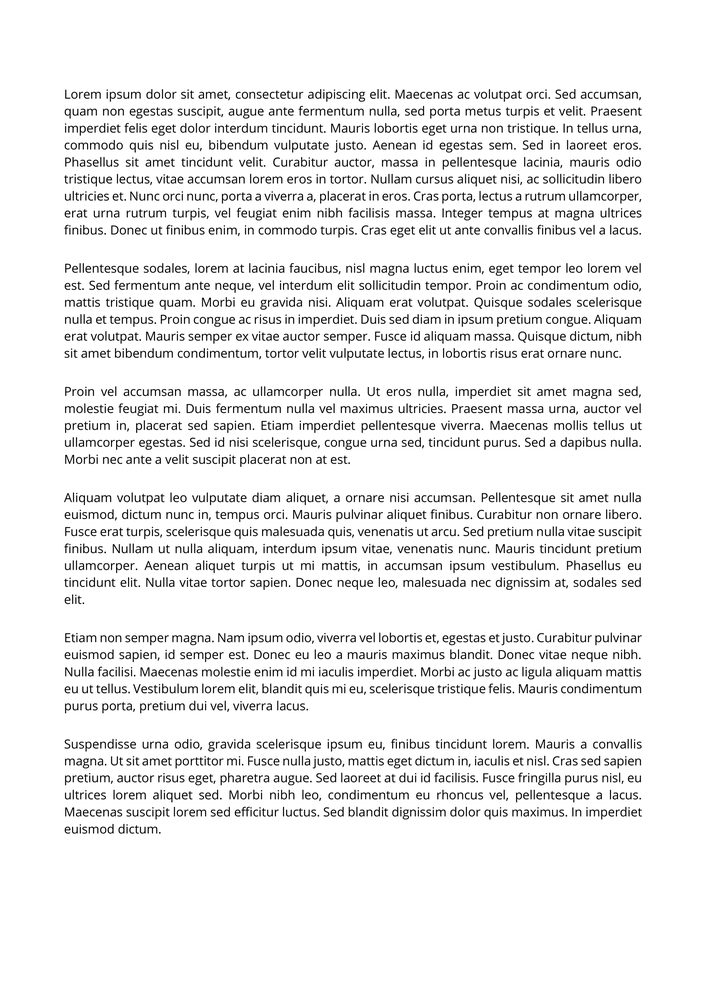
#> input picture extractor/input_images/001.png, 706 x 999 px, shrunk from 1654 x 2339 before the run
$ python partB.py
#> lines starting #> are read from the running program, lines starting #| are printed output that depends on the picture; after the words box and inside, x2 and y2 are one past the last pixel; in counts of white or black regions, pixels touching at a corner belong together
#> further down, original_image is the input picture: shape (999, 706, 3); min 0, max 255, mean 237.8
# -*- coding: utf-8 -*-
"""
Created on Thu Nov  2 15:56:51 2023

@author: keert
"""

import cv2
import numpy as np
import os

def remove_tables(img_path):
    #Read the image
#> called with img_path = 'input_images/001.png'
    img = cv2.imread(img_path)

    #Convert the image to grayscale
    img_path = cv2.cvtColor(img, cv2.COLOR_BGR2GRAY)

    #Threshold the image to create a binary image
    _, imgBin = cv2.threshold(img_path, 200, 255, cv2.THRESH_BINARY)
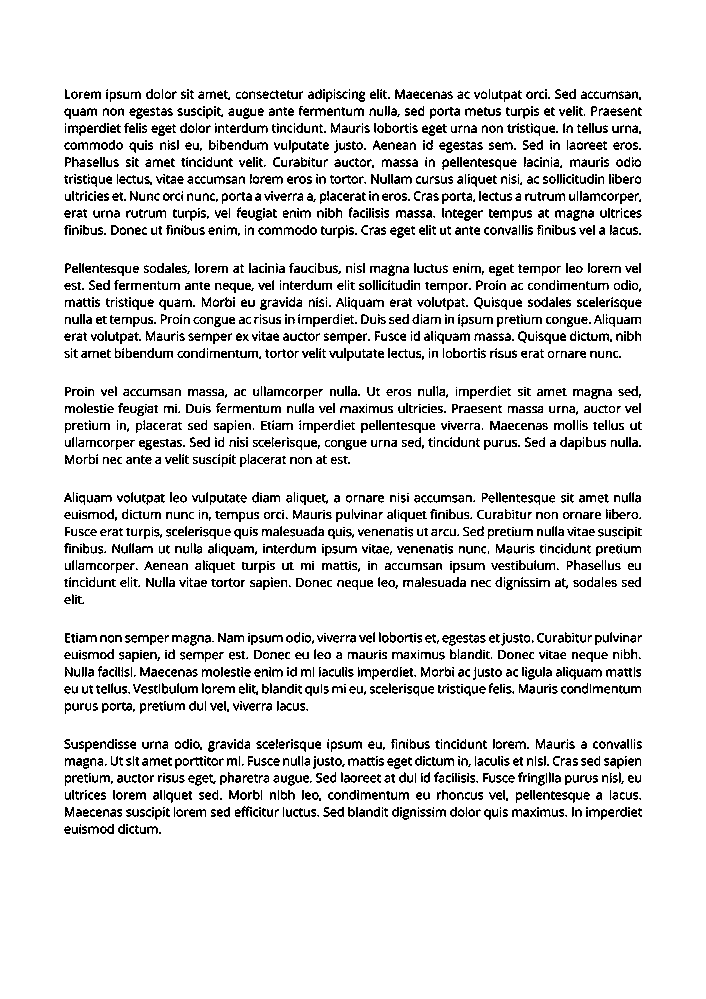
#> imgBin: shape (999, 706); 89.4% white; black in thin lines or dots, all inside (x1, y1, x2, y2) = (64, 89, 642, 834)

    #Invert the binary image
    imgBin[imgBin == 0] = 1
    imgBin[imgBin == 255] = 0

    #Find contours of connected components
    contours, _ = cv2.findContours(imgBin, cv2.RETR_EXTERNAL, cv2.CHAIN_APPROX_SIMPLE)
#> contours = 2990 contours, 2211 with area under 20; largest, box (x1, y1, x2, y2) and area: (457, 210, 477, 221) 86, (390, 227, 410, 238) 86, (551, 791, 575, 803) 83, (129, 108, 149, 119) 83, (323, 807, 344, 817) 76

    #Remove connected components that are likely to be tables
    for contour in contours:
        x, y, w, h = cv2.boundingRect(contour)
        aspect_ratio = w / h

        #Adjust threshold values based on specific case
        if aspect_ratio > 3 and w > 100:
            img[y:y + h, x:x + w] = 255  #Set the region to white
#> this loop made 2990 passes
#> (x, y, w, h, aspect_ratio) on passes 2, 5, 6: (140, 827, 6, 7, 0.857), (72, 827, 6, 7, 0.857), (147, 826, 11, 8, 1.38)

    return img


def remove_Image(img):
    #Define values for black color
    black_colour = np.array([0, 0, 0])

    #Create a mask for black pixels
    mask_black = cv2.inRange(img, black_colour, black_colour)
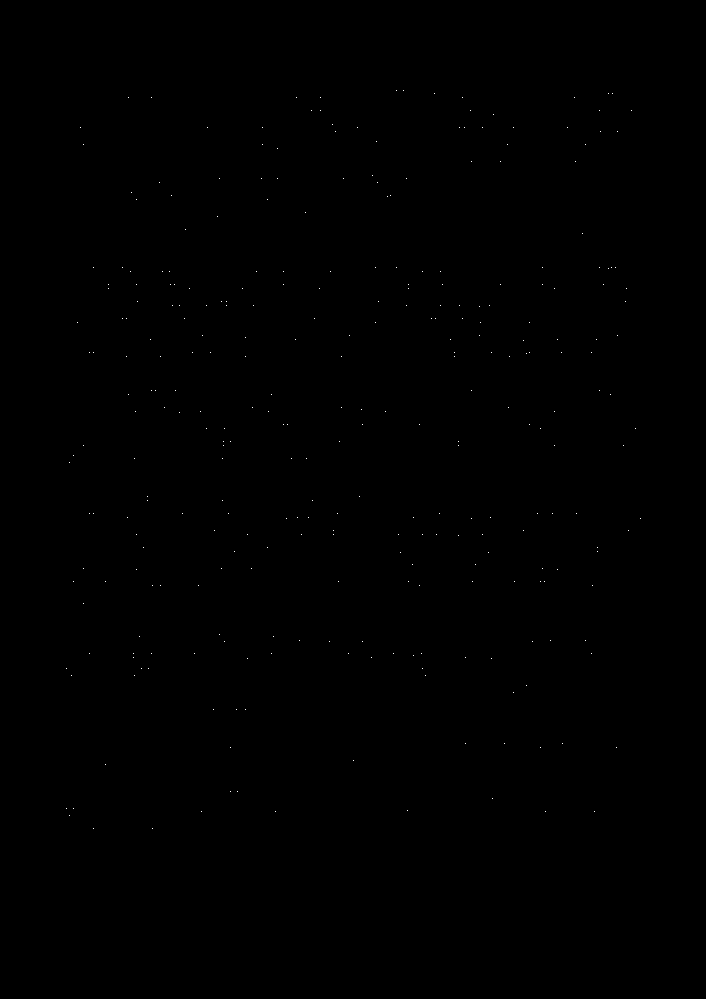
#> mask_black: shape (999, 706); 0.04% white in thin lines or dots, all inside (x1, y1, x2, y2) = (66, 90, 641, 829)

    #Create a mask for non-black pixels
    mask_white = cv2.bitwise_not(mask_black)

    #Set non-black pixels to white
    result_img = cv2.bitwise_and(img, img, mask=mask_white)
    result_img[mask_white != 0] = [255, 255, 255]  # Set the non-black pixels to white

    #Convert the result to grayscale
    result_img = cv2.cvtColor(result_img, cv2.COLOR_BGR2GRAY)

    #Threshold the image to create a binary image
    result_img[result_img < 100] = 1
    result_img[result_img >= 100] = 0

    #Erode the binary image
    kernel_d = np.ones((2,2), np.uint8)
    result_img = cv2.erode(result_img, kernel_d, iterations=1)
#> result_img: shape (999, 706); every value is 0

    #Perform morphological closing
    sE = cv2.getStructuringElement(cv2.MORPH_RECT, (80, 80))
    dilate = cv2.morphologyEx(result_img, cv2.MORPH_CLOSE, sE, iterations=1)

    #Find contours of connected components
    contours, _ = cv2.findContours(dilate, cv2.RETR_EXTERNAL, cv2.CHAIN_APPROX_SIMPLE)
#> contours = []

    #Create a mask for the area outside the bounding rectangles
    mask_outside_rects = np.ones_like(dilate, dtype=np.uint8) * 255

    #Draw bounding boxes around each contour and update the mask
    for contour in contours:
        x, y, w, h = cv2.boundingRect(contour)
        padding = 10
        x -= padding
        y -= padding
        w += 2 * padding
        h += 2 * padding

        mask_outside_rects[y:y+h, x:x+w] = 0  #Set the corresponding region in the mask to 0
#> this loop made 0 passes
#> mask_outside_rects: shape (999, 706); every value is 255

    #Set pixel values outside bounding rectangles to white
    img[mask_outside_rects != 0] = [255, 255, 255]
#> img: shape (999, 706, 3); every value is 255

    return img


def extract_sort(img, file_name):
#> called with file_name = '001'
    img = cv2.cvtColor(img, cv2.COLOR_BGR2GRAY)

    #Make a copy of the image
    img_copy = img.copy()

    #Threshold the image to create a binary image
    img[img < 100] = 1
    img[img >= 100] = 0

    #Perform morphological closing
    sE = cv2.getStructuringElement(cv2.MORPH_RECT, (60,60))
    dilate = cv2.morphologyEx(img, cv2.MORPH_CLOSE, sE, iterations=1)

    #Find contours of connected components
    contours, _ = cv2.findContours(dilate, cv2.RETR_EXTERNAL, cv2.CHAIN_APPROX_SIMPLE)
#> contours = []

    #Create List to store bounding rectangles and contour indices
    rectangles = []

    #Iterate through contours
    for i, contour in enumerate(contours):
        #Get the bounding rectangle for the contour
        x, y, w, h = cv2.boundingRect(contour)

        #Add bounding rectangle coordinates and contour index to the list
        rectangles.append({'x': x, 'y': y, 'w': w, 'h': h, 'index': i})
#> after the loop, rectangles = []

    #Sort the list based on x values
    rectangles_sorted = sorted(rectangles, key=lambda r: (r['x']))
#> rectangles_sorted = []

    #Adjust x values to make them the same if off by 1 to 3 pixels
    for i in range(1, len(rectangles_sorted)):
        prev_x = rectangles_sorted[i - 1]['x']
        current_x = rectangles_sorted[i]['x']

        #Check if the difference is within the desired range (1 to 3 pixels)
        if 1 <= current_x - prev_x <= 3:
            rectangles_sorted[i]['x'] = prev_x

    #Sort the list based on y values
    rectangles_sorted = sorted(rectangles_sorted, key=lambda r: (r['x'], r['y']))

    #Iterate through sorted rectangles
    for i, rect in enumerate(rectangles_sorted):
        # Get the bounding rectangle coordinates
        x, y, w, h = rect['x'], rect['y'], rect['w'], rect['h']

        #Crop the region inside the bounding box
        text_region = img_copy[y:y+h, x:x+w]

        #Add margins around the text region
        margin = 10 #Set accordingly
        paragraphs = cv2.copyMakeBorder(text_region, margin, margin, margin, margin, cv2.BORDER_CONSTANT, value=255)

        #Create a folder for each image if it doesn't exist
        output_folder = f'{file_name}'
        os.makedirs(output_folder, exist_ok=True)

        #Save the extracted contour as an image within the respective folder
        cv2.imwrite(f'{output_folder}/Paragraph_{i + 1}.png', paragraphs)


img_paths = ['input_images/001.png', 'input_images/002.png', 'input_images/003.png', 'input_images/004.png',
             'input_images/005.png', 'input_images/006.png', 'input_images/007.png', 'input_images/008.png']

for img_path in img_paths:
    #Extract the file name without the extension and folder name
    file_name = os.path.splitext(os.path.basename(img_path))[0]
    original_image = cv2.imread(img_path)

    no_table = remove_tables(img_path)
    no_image = remove_Image(no_table)
    extract_sort(no_image, file_name)
#> pass 2 of the loop `for img_path in img_paths:`:
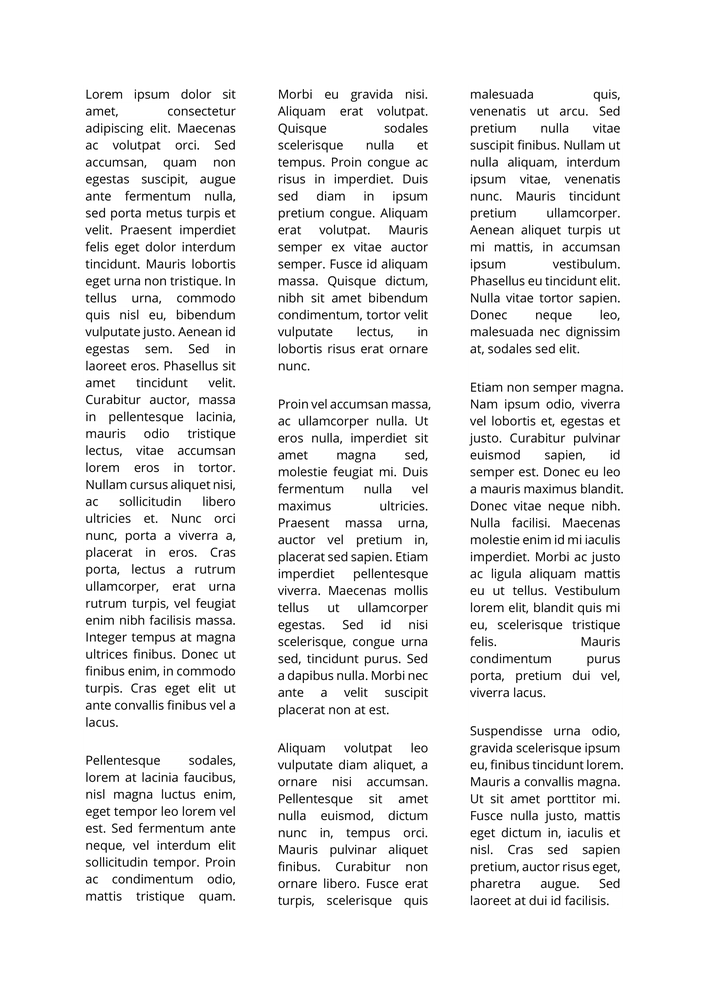
#> input picture extractor/input_images/002.png, 706 x 999 px, shrunk from 1654 x 2339 before the run
#> original_image is the input picture: shape (999, 706, 3); min 0, max 255, mean 238.9
#> in remove_tables (call 2), `_, imgBin = cv2.threshold(img_path, 200, 255, cv2.THRESH_BINARY)`:
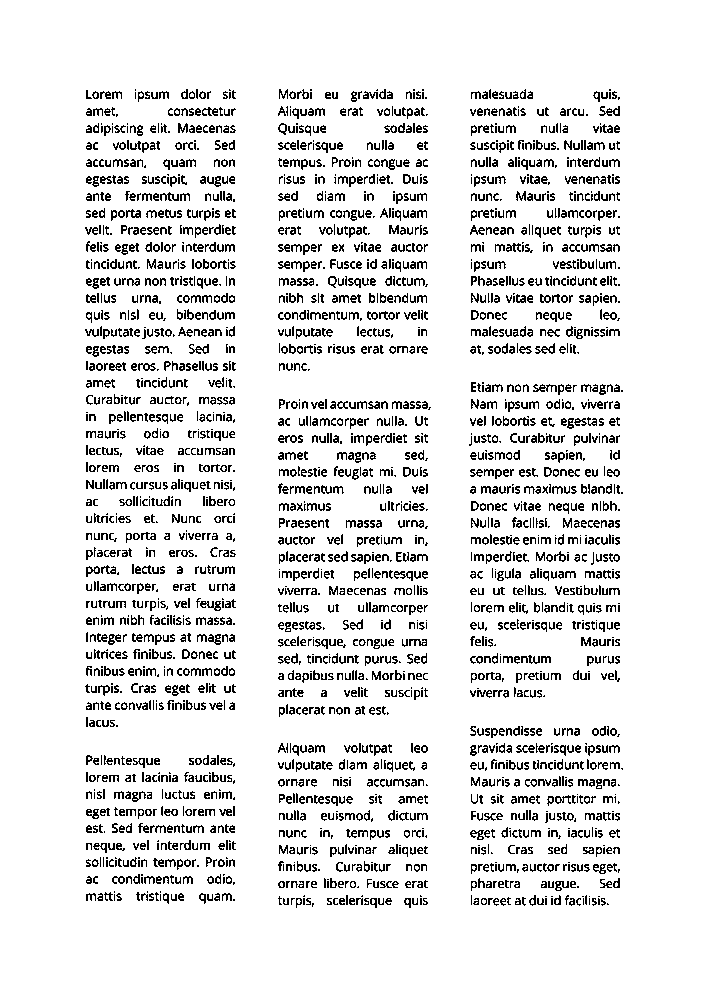
#> imgBin: shape (999, 706); 90.1% white; black in thin lines or dots, all inside (x1, y1, x2, y2) = (85, 89, 623, 908)
#> in remove_tables (call 2), `contours, _ = cv2.findContours(imgBin, cv2.RETR_EXTERNAL, cv2.CHAIN_AP..`: contours = 2787 contours, 2045 with area under 20; largest, box (x1, y1, x2, y2) and area: (599, 106, 620, 116) 74, (200, 601, 221, 611) 74, (86, 566, 100, 577) 70, (278, 435, 297, 443) 68, (535, 343, 555, 354) 68
#> the loop in remove_tables (call 2), `for contour in contours:` made 2787 passes
#> (x, y, w, h, aspect_ratio) on passes 2, 4, 6: (312, 903, 2, 4, 0.5), (601, 898, 5, 8, 0.625), (592, 898, 5, 8, 0.625)
#> in remove_Image (call 2), `mask_black = cv2.inRange(img, black_colour, black_colour)`:
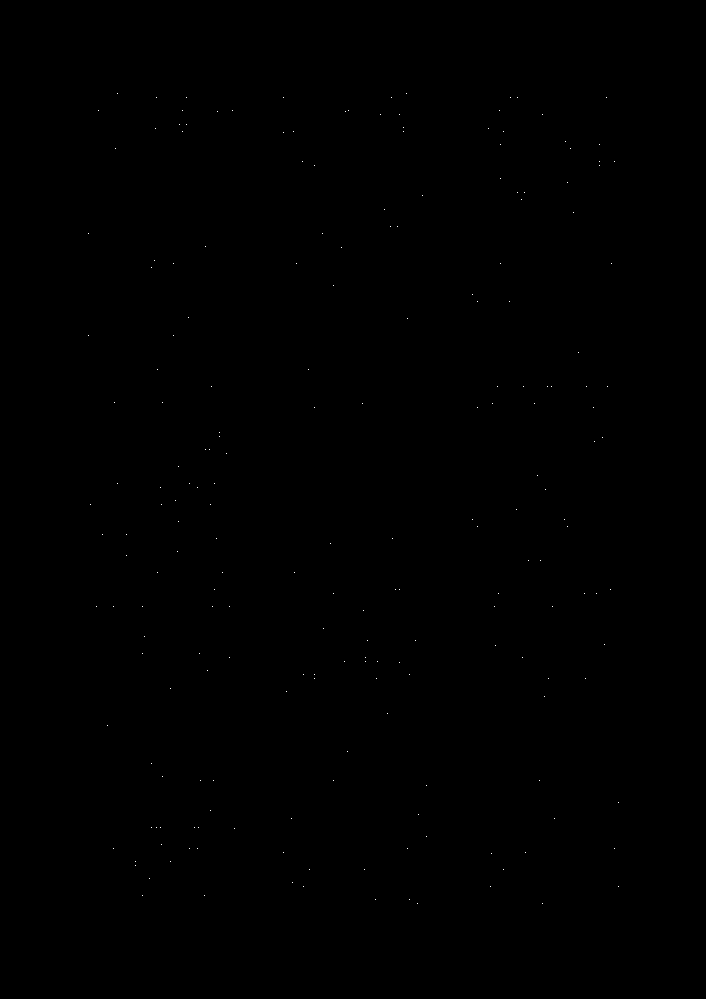
#> mask_black: shape (999, 706); 0.03% white in thin lines or dots, all inside (x1, y1, x2, y2) = (88, 93, 619, 904)
#> pass 3 of the loop `for img_path in img_paths:`:
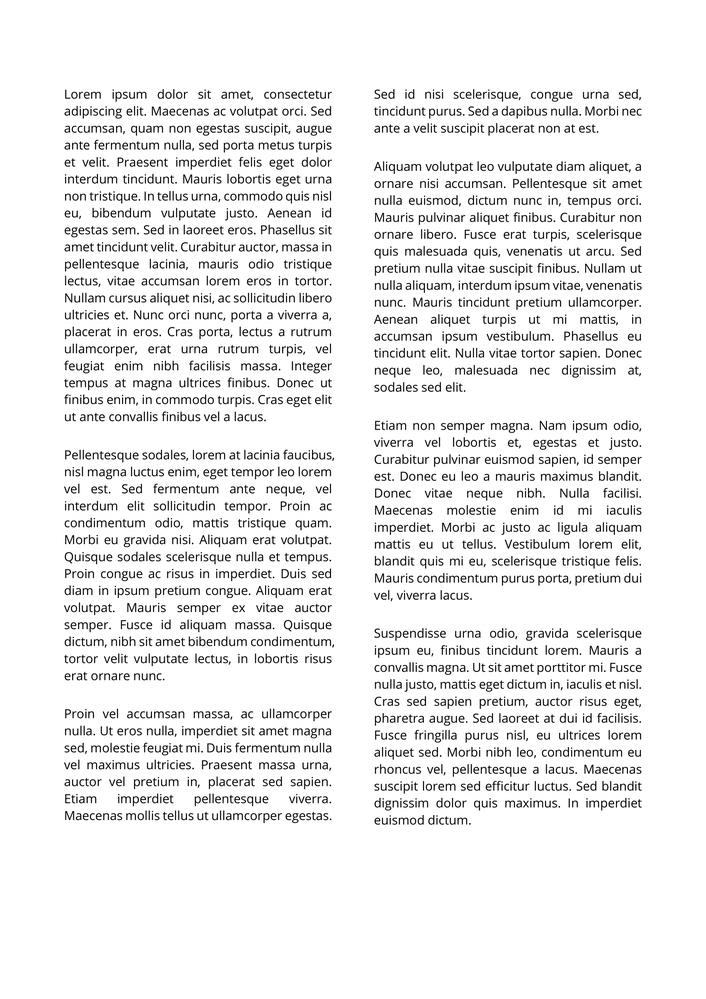
#> input picture extractor/input_images/003.png, 706 x 999 px, shrunk from 1654 x 2339 before the run
#> original_image is the input picture: shape (999, 706, 3); min 0, max 255, mean 237.7
#> in remove_tables (call 3), `_, imgBin = cv2.threshold(img_path, 200, 255, cv2.THRESH_BINARY)`:
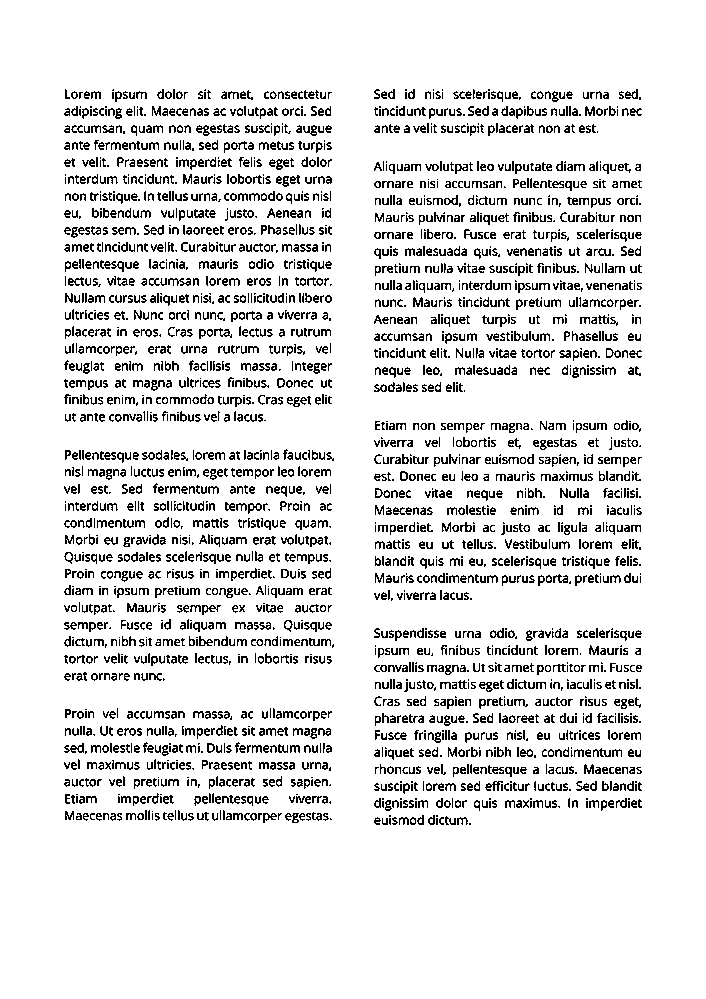
#> imgBin: shape (999, 706); 89.4% white; black in thin lines or dots, all inside (x1, y1, x2, y2) = (64, 89, 642, 825)
#> in remove_tables (call 3), `contours, _ = cv2.findContours(imgBin, cv2.RETR_EXTERNAL, cv2.CHAIN_AP..`: contours = 3015 contours, 2203 with area under 20; largest, box (x1, y1, x2, y2) and area: (375, 488, 390, 498) 82, (606, 348, 621, 358) 82, (269, 159, 289, 170) 82, (64, 743, 84, 753) 74, (104, 261, 124, 272) 72
#> the loop in remove_tables (call 3), `for contour in contours:` made 3015 passes
#> contour on passes 33, 46, 48: [[152, 813], [152, 819]], [[152, 811]], [[223, 810], [223, 819], [224, 819], [224, 811]]
#> in remove_Image (call 3), `mask_black = cv2.inRange(img, black_colour, black_colour)`:
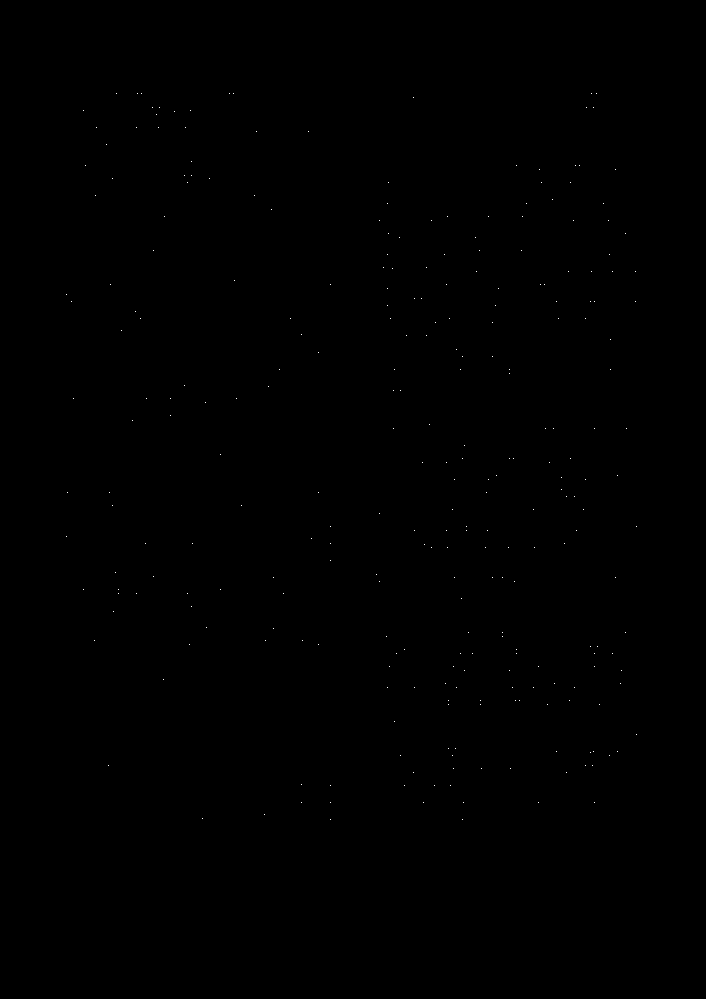
#> mask_black: shape (999, 706); 0.04% white in thin lines or dots, all inside (x1, y1, x2, y2) = (66, 93, 637, 820)
#> (the run stopped early here; a loop or call above may not have finished)
